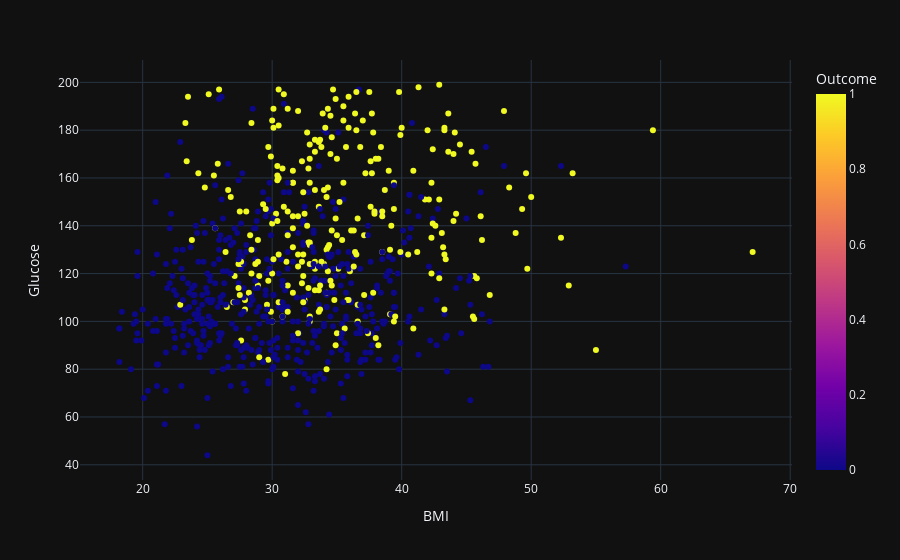

Notebook cell for this chart:
### Code cell
scatter('BMI','Glucose')

### Figure 1 — Plotly figure (JSON) as saved in the notebook; plotly's stock layout.template omitted (floating-point values rounded to 4 significant figures; data arrays with more than 128 entries replaced by an {"elided": "..."} marker saying what was removed)
{"data": [{"hovertemplate": "BMI=%{x}<br>Glucose=%{y}<br>Outcome=%{marker.color}<extra></extra>", "legendgroup": "", "marker": {"color": {"elided": "768 int values"}, "coloraxis": "coloraxis", "symbol": "circle"}, "mode": "markers", "name": "", "orientation": "v", "showlegend": false, "type": "scatter", "x": {"elided": "768 float values"}, "xaxis": "x", "y": {"elided": "768 int values"}, "yaxis": "y"}], "layout": {"coloraxis": {"colorbar": {"title": {"text": "Outcome"}}, "colorscale": [[0, "#0d0887"], [0.1111, "#46039f"], [0.2222, "#7201a8"], [0.3333, "#9c179e"], [0.4444, "#bd3786"], [0.5556, "#d8576b"], [0.6667, "#ed7953"], [0.7778, "#fb9f3a"], [0.8889, "#fdca26"], [1, "#f0f921"]]}, "legend": {"tracegroupgap": 0}, "margin": {"t": 60}, "xaxis": {"anchor": "y", "domain": [0, 1], "title": {"text": "BMI"}}, "yaxis": {"anchor": "x", "domain": [0, 1], "title": {"text": "Glucose"}}}}
